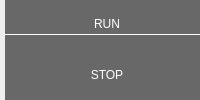
     <widget class="QWidget" name="widget_63" native="true">
      <layout class="QVBoxLayout" name="verticalLayout_49">
       <property name="spacing">
        <number>0</number>
       </property>
       <property name="leftMargin">
        <number>5</number>
       </property>
       <property name="topMargin">
        <number>0</number>
       </property>
       <property name="rightMargin">
        <number>0</number>
       </property>
       <property name="bottomMargin">
        <number>0</number>
       </property>
       <item>
        <widget class="QWidget" name="widget_13" native="true">
         <property name="sizePolicy">
          <sizepolicy hsizetype="Minimum" vsizetype="Fixed">
           <horstretch>0</horstretch>
           <verstretch>0</verstretch>
          </sizepolicy>
         </property>
         <property name="minimumSize">
          <size>
           <width>0</width>
           <height>0</height>
          </size>
         </property>
         <property name="maximumSize">
          <size>
           <width>0</width>
           <height>0</height>
          </size>
         </property>
         <property name="styleSheet">
          <string notr="true">.QWidget{
    font: 12pt &quot;Ebrima&quot;;
    color:white;
    background-color: rgb(104, 104, 104);
    padding-left:9px;
border-bottom: 1px solid rgb(136,136, 136);
}
</string>
         </property>
         <layout class="QHBoxLayout" name="horizontalLayout_9">
          <property name="spacing">
           <number>2</number>
          </property>
          <property name="leftMargin">
           <number>0</number>
          </property>
          <property name="topMargin">
           <number>0</number>
          </property>
          <property name="rightMargin">
           <number>5</number>
          </property>
          <property name="bottomMargin">
           <number>0</number>
          </property>
          <item>
           <widget class="QRadioButton" name="radioButton_3">
            <property name="sizePolicy">
             <sizepolicy hsizetype="Fixed" vsizetype="Fixed">
              <horstretch>0</horstretch>
              <verstretch>0</verstretch>
             </sizepolicy>
            </property>
            <property name="minimumSize">
             <size>
              <width>150</width>
              <height>0</height>
             </size>
            </property>
            <property name="maximumSize">
             <size>
              <width>16777215</width>
              <height>16777215</height>
             </size>
            </property>
            <property name="styleSheet">
             <string notr="true">QRadioButton
{
    font: 8pt &quot;Ebrima&quot;;
    color:white;
    background-color: rgb(104, 104, 104);
    padding-left:9px;  
	padding-bottom:2 px;
	padding-top:2 px;
  }
	
 QRadioButton:hover
{
	background-color: rgb(180, 53, 180);
}

QRadioButton:pressed
{
    background-color: rgb(180, 53, 180);
 }
</string>
            </property>
            <property name="text">
             <string>THREAD NUMBER</string>
            </property>
            <property name="checked">
             <bool>true</bool>
            </property>
           </widget>
          </item>
          <item>
           <widget class="QLineEdit" name="lineEdit">
            <property name="enabled">
             <bool>true</bool>
            </property>
            <property name="sizePolicy">
             <sizepolicy hsizetype="Minimum" vsizetype="Fixed">
              <horstretch>0</horstretch>
              <verstretch>0</verstretch>
             </sizepolicy>
            </property>
            <property name="minimumSize">
             <size>
              <width>66</width>
              <height>0</height>
             </size>
            </property>
            <property name="maximumSize">
             <size>
              <width>66</width>
              <height>16777215</height>
             </size>
            </property>
            <property name="styleSheet">
             <string notr="true">    border:0px solid   rgb(67, 74, 80);
    font: 8pt &quot;Ebrima&quot;;   
background-color: rgb(67, 74, 80);

</string>
            </property>
            <property name="text">
             <string>auto</string>
            </property>
            <property name="alignment">
             <set>Qt::AlignCenter</set>
            </property>
           </widget>
          </item>
          <item>
           <spacer name="horizontalSpacer_2">
            <property name="orientation">
             <enum>Qt::Horizontal</enum>
            </property>
            <property name="sizeHint" stdset="0">
             <size>
              <width>40</width>
              <height>20</height>
             </size>
            </property>
           </spacer>
          </item>
         </layout>
        </widget>
       </item>
       <item>
        <widget class="QWidget" name="widget_8" native="true">
         <layout class="QVBoxLayout" name="verticalLayout_7">
          <property name="spacing">
           <number>0</number>
          </property>
          <property name="leftMargin">
           <number>0</number>
          </property>
          <property name="topMargin">
           <number>0</number>
          </property>
          <property name="rightMargin">
           <number>0</number>
          </property>
          <property name="bottomMargin">
           <number>0</number>
          </property>
          <item>
           <widget class="QWidget" name="widget_14" native="true">
            <property name="styleSheet">
             <string notr="true">
    font: 12pt &quot;Ebrima&quot;;
    color:white;
    background-color: rgb(104, 104, 104);
    padding-left:9px;
</string>
            </property>
            <layout class="QHBoxLayout" name="horizontalLayout_5">
             <property name="spacing">
              <number>0</number>
             </property>
             <property name="leftMargin">
              <number>0</number>
             </property>
             <property name="topMargin">
              <number>0</number>
             </property>
             <property name="rightMargin">
              <number>0</number>
             </property>
             <property name="bottomMargin">
              <number>0</number>
             </property>
             <item>
              <widget class="QPushButton" name="pushButton_9">
               <property name="minimumSize">
                <size>
                 <width>0</width>
                 <height>0</height>
                </size>
               </property>
               <property name="styleSheet">
                <string notr="true">QPushButton
{
	font: bold   9pt &quot;Ebrima&quot;  ;
    color:white;
	border-bottom: 1px solid  rgb(255, 255, 255);
    border-top: 0px solid  rgb(0, 0, 0);
	padding-bottom:3 px;
	padding-top:3 px;

}

QPushButton:hover
{
    color:white;
	background-color: rgb(255, 107, 228);
     border-top: 1px solid rgb(0 , 0 , 0);
}

QPushButton:pressed
{
    color:white;
	background-color: rgb(255, 107, 228);
     border-top: 1px solid rgb(0 , 0 , 0);
    padding-left:3px;
    padding-top:3px;
}
</string>
               </property>
               <property name="text">
                <string>RUN</string>
               </property>
              </widget>
             </item>
            </layout>
           </widget>
          </item>
         </layout>
        </widget>
       </item>
       <item>
        <widget class="QWidget" name="widget_23" native="true">
         <property name="styleSheet">
          <string notr="true">
    font: 12pt &quot;Ebrima&quot;;
    color:white;
    background-color: rgb(104, 104, 104);
    padding-left:9px;
</string>
         </property>
         <layout class="QHBoxLayout" name="horizontalLayout_28">
          <property name="spacing">
           <number>0</number>
          </property>
          <property name="leftMargin">
           <number>0</number>
          </property>
          <property name="topMargin">
           <number>0</number>
          </property>
          <property name="rightMargin">
           <number>0</number>
          </property>
          <property name="bottomMargin">
           <number>0</number>
          </property>
          <item>
           <widget class="QPushButton" name="pushButton_24">
            <property name="minimumSize">
             <size>
              <width>0</width>
              <height>0</height>
             </size>
            </property>
            <property name="styleSheet">
             <string notr="true">QPushButton
{
	font: bold   9pt &quot;Ebrima&quot;  ;
    color:white;
	border-bottom: 0px solid  rgb(255, 255, 255);
    border-top: 0px solid  rgb(0, 0, 0);
	padding-bottom:3 px;
	padding-top:3 px;

}

QPushButton:hover
{
    color:white;
	background-color: rgb(255, 107, 228);
     border-top: 1px solid rgb(0 , 0 , 0);
}

QPushButton:pressed
{
    color:white;
	background-color: rgb(255, 107, 228);
     border-top: 1px solid rgb(0 , 0 , 0);
    padding-left:3px;
    padding-top:3px;
}
</string>
            </property>
            <property name="text">
             <string>STOP</string>
            </property>
           </widget>
          </item>
         </layout>
        </widget>
       </item>
      </layout>
     </widget>
